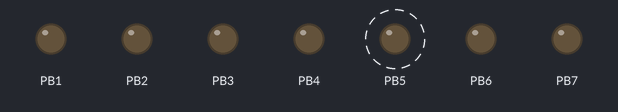
Bench run of a program on a simulated ATmega328P, built with avr-gcc and emulated at 16 MHz. Parts: output pins drawn as LEDs (lit = HIGH). Dashed ring = blinking.

Above: at 0.5 s.
Timing chart, 0 to 4.6 s (numbered marks = the images above):
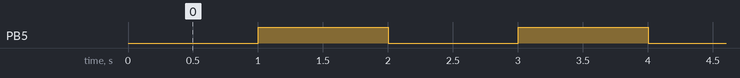

The program:

main.c
```c
/*
 * Atmel_Day2.c
 *
 * Created: 3/21/2024 8:42:51 AM
 * Author : Dell
 */
#define F_CPU 16000000UL
#include <avr/io.h>
#include <avr/interrupt.h>

volatile int toggle = 0;

int main(void)
{
	/* Initializing the timer interrupt 1 */
	TIMSK1 |= 0B00000010; // OC1EA =1
	TCCR1A &= 0B11111100; // WGM11 =0 ,WGM10 =0
	TCCR1B |= 0B00001000; // WGM12 =1
	TCCR1B &= 0B11101111; // WGM13 =0
	TCCR1B |= 0B00000100; // CS12 =1
	TCCR1B &= 0B11111100; // CS11 =0, CS10 =0

	//OCR1A =OxF424;
	OCR1AH =0xF4;
	OCR1AL =0x24;

	TCNT1L =0x00;
	TCNT1H =0x00;

	sei(); //Enabling the Global Interrupt

	/* Set Data Direction */
	DDRB = 0B11111110; // Pin 0 as input, rest as output

    /* Replace with your application code */
    while (1)
    {
    }
}

ISR (TIMER1_COMPA_vect)
{
	if(toggle){
		PORTB |= 0B00100000; // set PORTB Pin 5

	}
	else{
		PORTB &=0B11011111;
	}
	toggle = 1- toggle;


}
```

Measured:
- by itself, PB5: alternates HIGH for 1.0 s and LOW for 1.0 s
